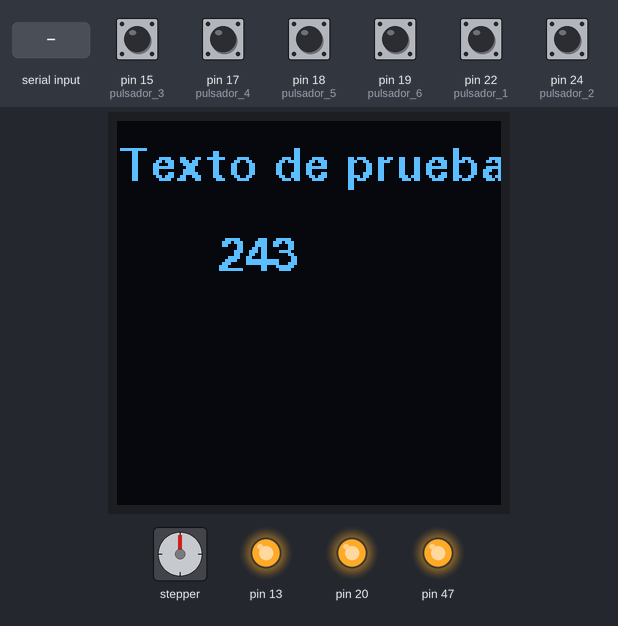
Simulated run of this sketch. Board: Arduino Mega 2560, built with avr-gcc and run on an emulated ATmega2560. Shown: 128×128 one-colour display, stepper motor, output pins drawn as LEDs (lit = HIGH). Inputs (shaded band) come from the test bench; at power-on: pin 15 (pulsador_3), pin 17 (pulsador_4), pin 18 (pulsador_5), pin 19 (pulsador_6), pin 22 (pulsador_1), pin 24 (pulsador_2) LOW. Stepper angles assume 20 steps per turn; what the sketch prints to the serial monitor is not drawn.

Above: at 1.3 s.
1.4 s: "A" received over the second serial link
At 2.5 s:
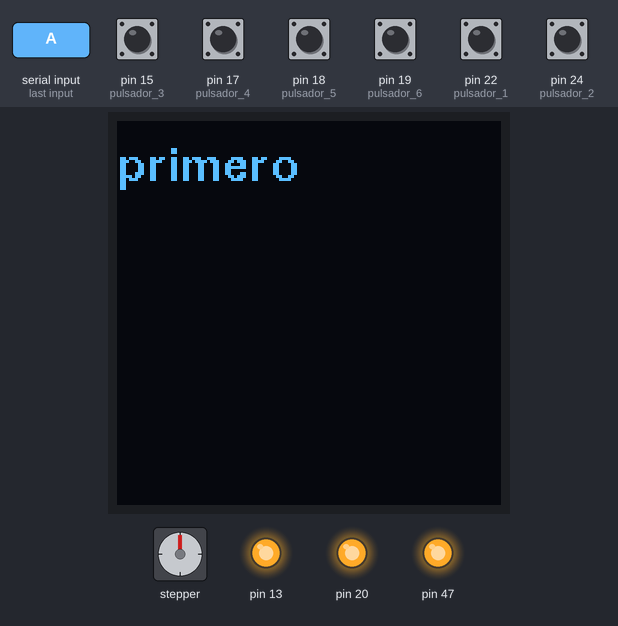
3.5 s: "B" received over the second serial link
At 5.0 s:
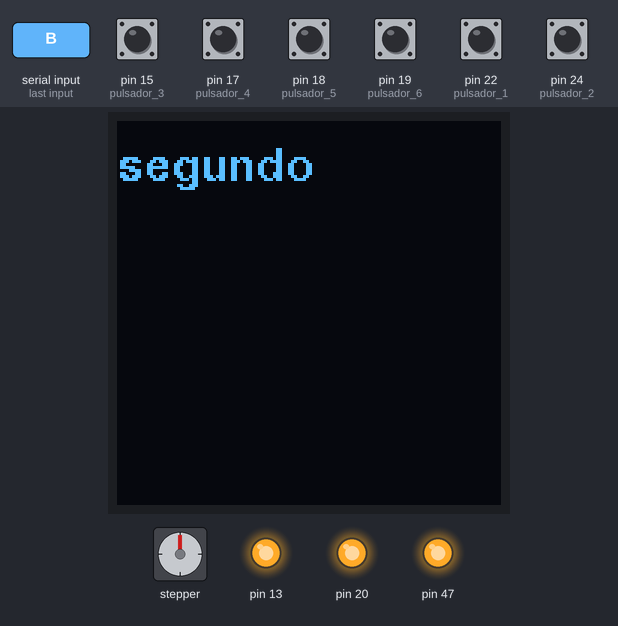
5.6 s: "C" received over the second serial link
At 7.4 s:
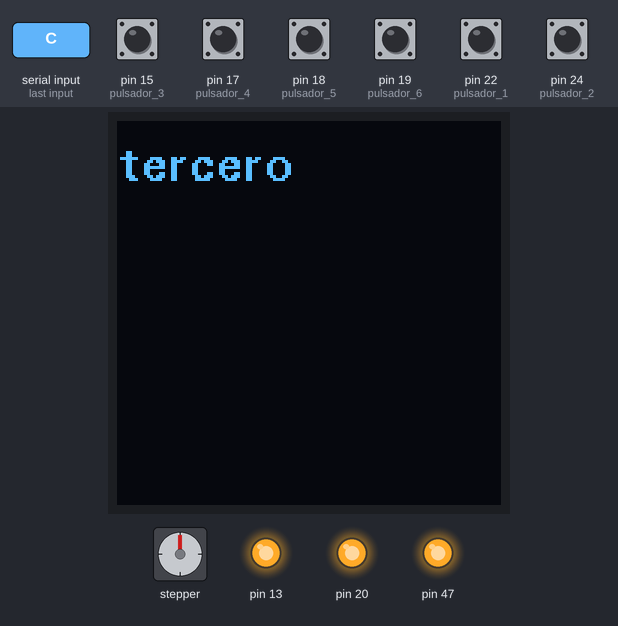
7.7 s: "D" received over the second serial link
At 8.8 s:
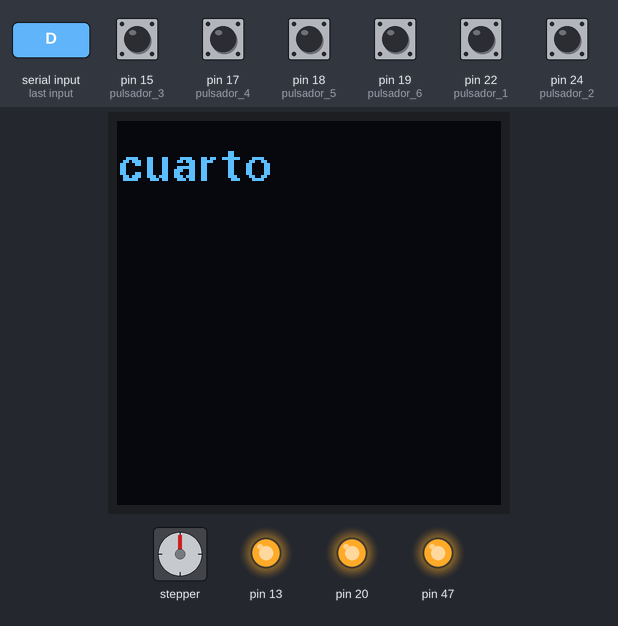
Timing chart, 0 to 10.7 s (numbered marks = the images above; inputs shaded):
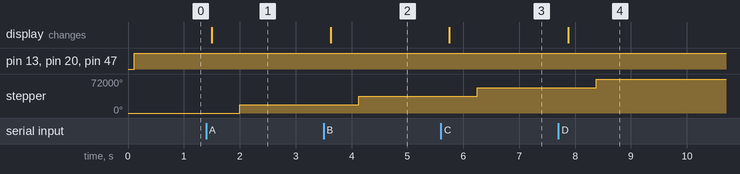

Measured:
- after the input at 1.4 s, stepper: turns 18000° clockwise, starting after 0.60 s; the display: changes after 0.10 s (image 1)
- after the input at 3.5 s, stepper: turns 18000° clockwise, starting after 0.63 s; the display: changes after 0.13 s (image 2)
- after the input at 5.6 s, stepper: turns 18000° clockwise, starting after 0.65 s; the display: changes after 0.15 s (image 3)
- after the input at 7.7 s, stepper: turns 18000° clockwise, starting after 0.68 s; the display: changes after 0.18 s (image 4)

The sketch:

pruebas.ino
```cpp
// LIBRERIAS REQUERIDAS
#include <U8g2lib.h>  // U8g2 Library for Oled https://github.com/olikraus/u8g2
#include "Time.h"
#include "Stepper.h"
#include <Wire.h>
#include <SoftwareSerial.h>

//DEFINICIONES BASICAS
int loop_pass=1;  // Variable used to display text or the bitmap
// U8g2 Library Full Frame Buffer mode used in this tutorial
U8G2_SSD1327_MIDAS_128X128_F_4W_HW_SPI u8g2(U8G2_R0, /* cs=*/ 7, /* dc=*/ 9, /* reset=*/ 8);    //DIN=51,CLK=52
#define STEPS 20          //Definimos el número de pasos que requiere el motor paso a paso para un giro.
SoftwareSerial blue(10,11);       // (RX, TX) en Arduino
Stepper stepper(STEPS, /*Marron*/ 28, /*Negro*/29,/*Blanco*/ 30, /*Rojo*/31); //Stepper nombre motor (número de pasos por vuelta, pins de control)

//DEFINICION DE PINES Y CONSTANTES UTILIZADAS
//int pwm1=0;     //Velocidad del motor
int comando;
const int pulsador_1 = 22; // Entrada digital para el pulsador
const int pulsador_2 = 24; // Entrada digital para el pulsador
const int pulsador_3 = 15; // Entrada digital para el pulsador
const int pulsador_4 = 17; // Entrada digital para el pulsador
const int pulsador_5 = 18; // Entrada digital para el pulsador final de carrera inicial
const int pulsador_6 = 19; // Entrada digital para el pulsador final de carrera final
const int tiempoAntirrebote = 10; // tiempo en ms para evitar el rebote
//Para el funcionamiento de pulsadores con su correccion por antirrebote
int cuenta = 0;
int estadoBoton_1=0;
int estadoBotonAnterior_1=0;
int estadoBoton_2=0;
int estadoBotonAnterior_2=0;
int estadoBoton_3=0;
int estadoBotonAnterior_3=0;
int estadoBoton_4=0;
int estadoBotonAnterior_4=0;
int estadoBoton_5=0;
int estadoBotonAnterior_5=0;
int estadoBoton_6=0;
int estadoBotonAnterior_6=0;
// Para el calculo del tiempo de ejecucion
unsigned long tiempo1;
unsigned long tiempo2;
unsigned long tiempo_de_ejecucion;
unsigned long milesimas;


long vel=2500L;             //Definimos la velocidad del motor paso a paso [RPM]
int resolucionZ=20;         //[20 Pasos >> 0.1 UI]
float bolus_UI=1.5;
float basal_UI=0;
float bolus_pasos=(-(bolus_UI*200));        //[Pasos a inyectar por el motor]
float basal_pasos=-((basal_UI*200));         //(-0.001/Rel_pasos_insulina); //(3/Rel_pasos_insulina);      //[UI-U100]
//Relacion de reduccion de la caja (2091425/4212=496.539648623) aprox 500 Rev eje del motor segun fabricante
float Rel_Red=(2091425/4212);   //Motor chino tipo U
//Negativo inyecta
//Positivo retrocede

//Para el Menu
int menuitem = 1;
int page = 1;

//POR ORDENAR Y DISMINUIR///////////////////////////////////////////////////////////////////////

// Para el funcionamiento y ejecucion del dispositivo
long pas=(2200L);   //Definimos el numero de pasos a ejecutar
//long oe=(-((bolus_UI*Rel_pasos_insulina))),L;
long pasos=(2000L);   //Definimos el numero de pasos a ejecutar

long w=(4212/2091425);
long varaux5=(pasos);  //*w*5);
long contador=pas;  //Variable para guardar la cuenta de pulsaciones

// Ponemos nombre al motor, el número de pasos y los pines de control
int direccion;  //Variable para indicar la direccón
////////////////////////////////////////////////////////////////////////////////////////////

int a=243.6;

void setup() {
Serial.begin(19200);        //Velocidad de transmicion con el monitor serial
blue.begin(9600);           //Velocidad de transmicion con el modulo Bluetooth
pinMode(pulsador_1, INPUT); // PIN digital del pulsador como entrada
pinMode(pulsador_2, INPUT); // PIN digital del pulsador como entrada
pinMode(pulsador_3, INPUT); // PIN digital del pulsador como entrada
pinMode(pulsador_4, INPUT); // PIN digital del pulsador como entrada
pinMode(pulsador_5, INPUT); // PIN digital del final de carrera como entrada
pinMode(pulsador_6, INPUT); // PIN digital del final de carrera como entrada
//Pines usados para alimentacion y control de componentes
pinMode(13, OUTPUT);
pinMode(20, OUTPUT);
pinMode(47, OUTPUT);
//Pantalla Oled 1.5
u8g2.begin();                 //  Start U8g2 library
u8g2.setContrast(200);        //  Brightness setting from 0 to 255


u8g2.clearBuffer();  //Borrar pantalla
//u8g2.setFont(u8g2_font_gdr25r);
u8g2 . setFont (u8g2_font_fub11_tr);  // Elija la fuente a usar
u8g2 . drawStr ( 0 , 20 , "Texto de prueba" );  //  establece la posición y el texto para mostrar


enum {BufSize=9};//If a is short use a smaller number, eg 5 or 6
char buf[BufSize];
snprintf (buf, BufSize, "%d", a);
u8g2.drawStr(33, 50, buf);


u8g2.sendBuffer();   // Update Oled display


//u8g2.clearBuffer();
}


void loop(){


//drawMenu();

//Para control de componentes
digitalWrite(13,HIGH);        //Modulo Bluetooth
digitalWrite(20,HIGH);        //Pantalla
digitalWrite(47,HIGH);        //Pulsadores
//LECTURA DE PULSADORES
estadoBoton_1 = digitalRead(pulsador_1);
estadoBoton_2 = digitalRead(pulsador_2);
estadoBoton_3 = digitalRead(pulsador_3);
estadoBoton_4 = digitalRead(pulsador_4);
estadoBoton_5 = digitalRead(pulsador_5);
estadoBoton_6 = digitalRead(pulsador_6);
//leer_botones();
//CONTROL DE VARIABLES
if (bolus_UI<0.1){
  bolus_UI=0.1; }
if (basal_UI<0.1){
  basal_UI=0.1; }


 // Verificamos la disponibilidad del bluethott
  if (blue.available() > 0) {
    // Leemos el dato.
    int comando = blue.read();

    switch (comando) {
      case 'A':           //Izquierda
    u8g2.clearBuffer();  //Borrar pantalla
      u8g2 . setFont (u8g2_font_fub11_tr);  // Elija la fuente a usar
      u8g2 . drawStr ( 0 , 20 , "primero" );  //  establece la posición y el texto para mostrar
      u8g2.sendBuffer();   // Update Oled display
      delay(500);
         stepper.step(1000);

      u8g2.clearBuffer();  //Borrar pantalla
        Serial.println("A");
//        inyectar_bolus();
        break;
      case 'B':           //Arriba
    u8g2.clearBuffer();  //Borrar pantalla
      u8g2 . setFont (u8g2_font_fub11_tr);  // Elija la fuente a usar
      u8g2 . drawStr ( 0 , 20 , "segundo" );  //  establece la posición y el texto para mostrar
      u8g2.sendBuffer();   // Update Oled display
      delay(500);
         stepper.step(1000);

      u8g2.clearBuffer();  //Borrar pantalla
        Serial.println("B");
//        inyectar_basal();
        break;
      case 'C':           //Derecha
    u8g2.clearBuffer();  //Borrar pantalla
      u8g2 . setFont (u8g2_font_fub11_tr);  // Elija la fuente a usar
      u8g2 . drawStr ( 0 , 20 , "tercero" );  //  establece la posición y el texto para mostrar
      u8g2.sendBuffer();   // Update Oled display
      delay(500);
         stepper.step(1000);

      u8g2.clearBuffer();  //Borrar pantalla
        Serial.println("C");
//        adelante();
        break;
      case 'D':           //Abajo
    u8g2.clearBuffer();  //Borrar pantalla
      u8g2 . setFont (u8g2_font_fub11_tr);  // Elija la fuente a usar
      u8g2 . drawStr ( 0 , 20 , "cuarto" );  //  establece la posición y el texto para mostrar
      u8g2.sendBuffer();   // Update Oled display
      delay(500);
         stepper.step(1000);
      if (basal_UI<0.1){
      basal_UI=0.1; }
      u8g2.clearBuffer();  //Borrar pantalla
        Serial.println("D");
//        atras();
        break;
      case 'E':           //Select
        Serial.println("E");
//        apagar();
        break;
      case 'F':           //Start
        Serial.println("F");
//        regresar();
        break;
      case 'G':           //Cuadro "Izquierda"
        Serial.println("G");

        break;
      case 'H':           //Triangulo "Arriba"
        Serial.println("H");

        break;
      case 'I':          //Cruz "Derecha"
        Serial.println("I");

        break;
      case 'J':         //Circulo "Abajo"
        Serial.println("J");

        break;
      default:
        // if nothing matches, do nothing
        break;
    }
  }
 else{

delay(120);
}

}
```
